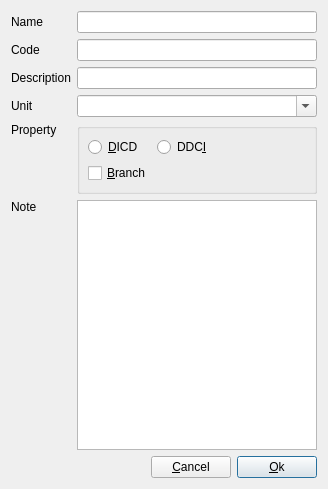
<?xml version="1.0" encoding="UTF-8"?>
<ui version="4.0">
 <class>EditNodeFinance</class>
 <widget class="QDialog" name="EditNodeFinance">
  <property name="geometry">
   <rect>
    <x>0</x>
    <y>0</y>
    <width>328</width>
    <height>489</height>
   </rect>
  </property>
  <layout class="QGridLayout" name="gridLayout_2" columnstretch="0,0,0,0">
   <item row="10" column="2">
    <widget class="QPushButton" name="pBtnCancel">
     <property name="sizePolicy">
      <sizepolicy hsizetype="Fixed" vsizetype="Fixed">
       <horstretch>0</horstretch>
       <verstretch>0</verstretch>
      </sizepolicy>
     </property>
     <property name="text">
      <string>&amp;Cancel</string>
     </property>
    </widget>
   </item>
   <item row="1" column="0">
    <widget class="QLabel" name="labCode">
     <property name="text">
      <string>Code</string>
     </property>
     <property name="buddy">
      <cstring>lineEditCode</cstring>
     </property>
    </widget>
   </item>
   <item row="2" column="1" colspan="3">
    <widget class="QLineEdit" name="lineEditDescription">
     <property name="sizePolicy">
      <sizepolicy hsizetype="Preferred" vsizetype="Fixed">
       <horstretch>0</horstretch>
       <verstretch>0</verstretch>
      </sizepolicy>
     </property>
    </widget>
   </item>
   <item row="3" column="0">
    <widget class="QLabel" name="labUnit">
     <property name="text">
      <string>Unit</string>
     </property>
     <property name="buddy">
      <cstring>comboUnit</cstring>
     </property>
    </widget>
   </item>
   <item row="0" column="1" colspan="3">
    <widget class="QLineEdit" name="lineEditName">
     <property name="sizePolicy">
      <sizepolicy hsizetype="Expanding" vsizetype="Fixed">
       <horstretch>0</horstretch>
       <verstretch>0</verstretch>
      </sizepolicy>
     </property>
    </widget>
   </item>
   <item row="1" column="1" colspan="3">
    <widget class="QLineEdit" name="lineEditCode">
     <property name="sizePolicy">
      <sizepolicy hsizetype="Preferred" vsizetype="Fixed">
       <horstretch>0</horstretch>
       <verstretch>0</verstretch>
      </sizepolicy>
     </property>
    </widget>
   </item>
   <item row="7" column="1" rowspan="2" colspan="3">
    <widget class="QGroupBox" name="groupBox">
     <property name="title">
      <string/>
     </property>
     <layout class="QGridLayout" name="gridLayout">
      <property name="leftMargin">
       <number>8</number>
      </property>
      <property name="topMargin">
       <number>8</number>
      </property>
      <property name="rightMargin">
       <number>8</number>
      </property>
      <property name="bottomMargin">
       <number>8</number>
      </property>
      <item row="0" column="0">
       <widget class="QRadioButton" name="rBtnDICD">
        <property name="sizePolicy">
         <sizepolicy hsizetype="Preferred" vsizetype="Fixed">
          <horstretch>0</horstretch>
          <verstretch>0</verstretch>
         </sizepolicy>
        </property>
        <property name="text">
         <string>&amp;DICD</string>
        </property>
       </widget>
      </item>
      <item row="0" column="1">
       <widget class="QRadioButton" name="rBtnDDCI">
        <property name="sizePolicy">
         <sizepolicy hsizetype="Preferred" vsizetype="Fixed">
          <horstretch>0</horstretch>
          <verstretch>0</verstretch>
         </sizepolicy>
        </property>
        <property name="text">
         <string>DDC&amp;I</string>
        </property>
       </widget>
      </item>
      <item row="1" column="0">
       <widget class="QCheckBox" name="chkBoxBranch">
        <property name="sizePolicy">
         <sizepolicy hsizetype="Preferred" vsizetype="Fixed">
          <horstretch>0</horstretch>
          <verstretch>0</verstretch>
         </sizepolicy>
        </property>
        <property name="text">
         <string>&amp;Branch</string>
        </property>
       </widget>
      </item>
      <item row="0" column="2" rowspan="2">
       <spacer name="horizontalSpacer_2">
        <property name="orientation">
         <enum>Qt::Horizontal</enum>
        </property>
        <property name="sizeHint" stdset="0">
         <size>
          <width>40</width>
          <height>20</height>
         </size>
        </property>
       </spacer>
      </item>
     </layout>
    </widget>
   </item>
   <item row="2" column="0">
    <widget class="QLabel" name="labDescription">
     <property name="text">
      <string>Description</string>
     </property>
     <property name="buddy">
      <cstring>lineEditDescription</cstring>
     </property>
    </widget>
   </item>
   <item row="3" column="1" colspan="3">
    <widget class="QComboBox" name="comboUnit">
     <property name="editable">
      <bool>true</bool>
     </property>
     <property name="insertPolicy">
      <enum>QComboBox::NoInsert</enum>
     </property>
    </widget>
   </item>
   <item row="9" column="0">
    <widget class="QLabel" name="labNote">
     <property name="sizePolicy">
      <sizepolicy hsizetype="Preferred" vsizetype="Expanding">
       <horstretch>0</horstretch>
       <verstretch>0</verstretch>
      </sizepolicy>
     </property>
     <property name="text">
      <string>Note</string>
     </property>
     <property name="alignment">
      <set>Qt::AlignLeading|Qt::AlignLeft|Qt::AlignTop</set>
     </property>
     <property name="buddy">
      <cstring>plainTextEdit</cstring>
     </property>
    </widget>
   </item>
   <item row="0" column="0">
    <widget class="QLabel" name="labName">
     <property name="sizePolicy">
      <sizepolicy hsizetype="Fixed" vsizetype="Preferred">
       <horstretch>0</horstretch>
       <verstretch>0</verstretch>
      </sizepolicy>
     </property>
     <property name="text">
      <string>Name</string>
     </property>
     <property name="buddy">
      <cstring>lineEditName</cstring>
     </property>
    </widget>
   </item>
   <item row="10" column="0" colspan="2">
    <spacer name="horizontalSpacer">
     <property name="orientation">
      <enum>Qt::Horizontal</enum>
     </property>
     <property name="sizeHint" stdset="0">
      <size>
       <width>111</width>
       <height>20</height>
      </size>
     </property>
    </spacer>
   </item>
   <item row="10" column="3">
    <widget class="QPushButton" name="pBtnOk">
     <property name="sizePolicy">
      <sizepolicy hsizetype="Fixed" vsizetype="Fixed">
       <horstretch>0</horstretch>
       <verstretch>0</verstretch>
      </sizepolicy>
     </property>
     <property name="text">
      <string>&amp;Ok</string>
     </property>
     <property name="default">
      <bool>true</bool>
     </property>
    </widget>
   </item>
   <item row="9" column="1" colspan="3">
    <widget class="QPlainTextEdit" name="plainTextEdit">
     <property name="tabChangesFocus">
      <bool>true</bool>
     </property>
    </widget>
   </item>
   <item row="7" column="0" rowspan="2">
    <widget class="QLabel" name="labProperty">
     <property name="sizePolicy">
      <sizepolicy hsizetype="Preferred" vsizetype="Preferred">
       <horstretch>0</horstretch>
       <verstretch>0</verstretch>
      </sizepolicy>
     </property>
     <property name="text">
      <string>Property</string>
     </property>
     <property name="alignment">
      <set>Qt::AlignLeading|Qt::AlignLeft|Qt::AlignTop</set>
     </property>
     <property name="buddy">
      <cstring>rBtnDICD</cstring>
     </property>
    </widget>
   </item>
  </layout>
 </widget>
 <tabstops>
  <tabstop>lineEditName</tabstop>
  <tabstop>lineEditCode</tabstop>
  <tabstop>plainTextEdit</tabstop>
  <tabstop>pBtnOk</tabstop>
  <tabstop>pBtnCancel</tabstop>
  <tabstop>rBtnDICD</tabstop>
  <tabstop>rBtnDDCI</tabstop>
  <tabstop>chkBoxBranch</tabstop>
 </tabstops>
 <resources/>
 <connections>
  <connection>
   <sender>pBtnCancel</sender>
   <signal>clicked()</signal>
   <receiver>EditNodeFinance</receiver>
   <slot>reject()</slot>
   <hints>
    <hint type="sourcelabel">
     <x>358</x>
     <y>495</y>
    </hint>
    <hint type="destinationlabel">
     <x>260</x>
     <y>492</y>
    </hint>
   </hints>
  </connection>
  <connection>
   <sender>pBtnOk</sender>
   <signal>clicked()</signal>
   <receiver>EditNodeFinance</receiver>
   <slot>accept()</slot>
   <hints>
    <hint type="sourcelabel">
     <x>425</x>
     <y>506</y>
    </hint>
    <hint type="destinationlabel">
     <x>101</x>
     <y>492</y>
    </hint>
   </hints>
  </connection>
 </connections>
</ui>
